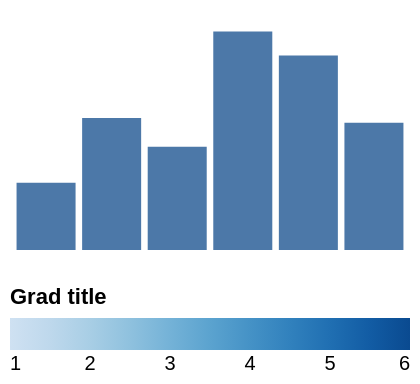

Write the Vega-Lite specification saved for this chart.
### Vega specification from a JSON file in a GitHub repository (floating-point values rounded to 4 significant figures)
{"width": 200, "height": 120, "padding": 5, "data": [{"name": "t", "values": [{"a": "Alpha", "b": 28, "c": "x", "d": 1}, {"a": "Bravo", "b": 55, "c": "y", "d": 2}, {"a": "Charlie", "b": 43, "c": "x", "d": 3}, {"a": "Delta", "b": 91, "c": "z", "d": 4}, {"a": "Echo", "b": 81, "c": "y", "d": 5}, {"a": "Foxtrot", "b": 53, "c": "z", "d": 6}]}], "scales": [{"name": "x", "type": "band", "domain": {"data": "t", "field": "a"}, "range": "width", "padding": 0.1}, {"name": "y", "type": "linear", "domain": {"data": "t", "field": "b"}, "range": "height", "nice": true}, {"name": "color", "type": "ordinal", "domain": {"data": "t", "field": "c"}, "range": {"scheme": "category10"}}, {"name": "ramp", "type": "linear", "domain": {"data": "t", "field": "d"}, "range": {"scheme": "blues"}}, {"name": "size", "type": "linear", "domain": {"data": "t", "field": "b"}, "range": [10, 200]}, {"name": "shape", "type": "ordinal", "domain": {"data": "t", "field": "c"}, "range": "symbol"}, {"name": "quant", "type": "quantize", "domain": [0, 100], "range": {"scheme": "greens", "count": 4}}], "marks": [{"type": "rect", "from": {"data": "t"}, "encode": {"enter": {"x": {"scale": "x", "field": "a"}, "width": {"scale": "x", "band": 1}, "y": {"scale": "y", "field": "b"}, "y2": {"scale": "y", "value": 0}}}}], "legends": [{"fill": "ramp", "type": "gradient", "direction": "horizontal", "title": "Grad title", "titleOrient": "top", "titleAnchor": "start", "orient": "bottom"}]}
